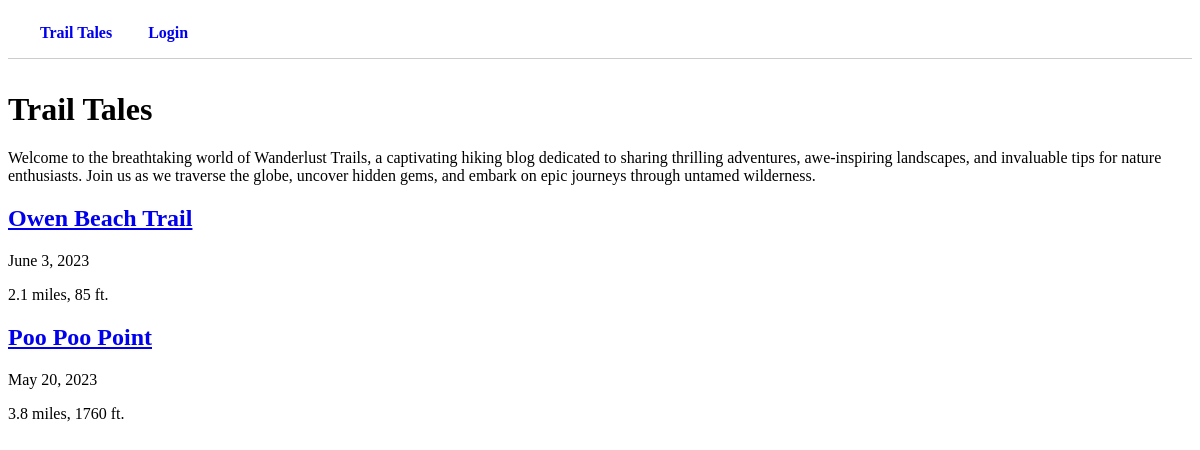
/posts/, run on the app's committed database.
### posts/models.py (models this page shows, shortened)
class Post(models.Model):
    name = models.CharField(max_length=100, unique=True)
    hike_length = models.DecimalField(max_digits=10, decimal_places=1)
    elevation = models.IntegerField()
    description = models.TextField(max_length=2000)
    date = models.DateField(null=True)
    author = models.ForeignKey(
        settings.AUTH_USER_MODEL,
        related_name="posts",
        on_delete=models.CASCADE,
    )
    class Meta:
        ordering = ['-date']

### posts/views.py (the view)
# urls.py: path("", posts_list, name="homepage"),
def posts_list(request):
    posts = Post.objects.all
    context = {
        "posts": posts,
    }
    return render(request, "posts/list.html", context)

### posts/templates/posts/list.html (shortened to what this page needs)
{% extends 'base.html'%}
{% block content %}
<main>
    <h1>Trail Tales</h1>
    <p>Welcome to the breathtaking world of Wanderlust Trails, a captivating hiking blog dedicated to sharing thrilling adventures, awe-inspiring landscapes, and invaluable tips for nature enthusiasts. Join us as we traverse the globe, uncover hidden gems, and embark on epic journeys through untamed wilderness. </p>
    <div class = "container">
        {% for post in posts %}
        <div class = 'post-body'>
            <h2><a href="{% url 'post_detail' post.id %}">{{post.name}}</a></h2>
            <p>{{post.date}}</p>
            <div>{{post.hike_length}} miles, {{post.elevation}} ft. </div>
        </div>
        {% endfor %}
    </div>
</main>
{% endblock content %}

### data on the page
Post: name "Owen Beach Trail", date "June 3, 2023", hike_length "2.1", elevation "85"
Post: name "Poo Poo Point", date "May 20, 2023", hike_length "3.8", elevation "1760"
